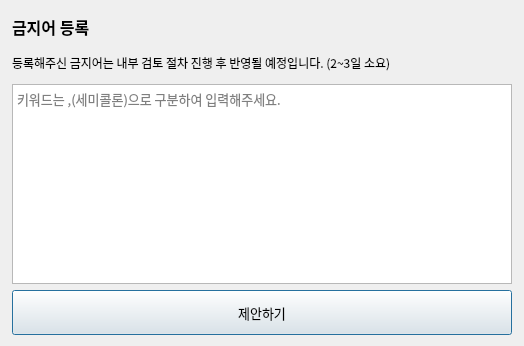
<?xml version="1.0" encoding="UTF-8"?>
<ui version="4.0">
 <class>Dialog</class>
 <widget class="QDialog" name="Dialog">
  <property name="geometry">
   <rect>
    <x>0</x>
    <y>0</y>
    <width>524</width>
    <height>346</height>
   </rect>
  </property>
  <property name="sizePolicy">
   <sizepolicy hsizetype="Preferred" vsizetype="Preferred">
    <horstretch>0</horstretch>
    <verstretch>0</verstretch>
   </sizepolicy>
  </property>
  <property name="minimumSize">
   <size>
    <width>524</width>
    <height>346</height>
   </size>
  </property>
  <property name="maximumSize">
   <size>
    <width>524</width>
    <height>346</height>
   </size>
  </property>
  <property name="font">
   <font>
    <family>KoPubWorld돋움체 Medium</family>
    <pointsize>10</pointsize>
   </font>
  </property>
  <property name="windowTitle">
   <string>Dialog</string>
  </property>
  <layout class="QGridLayout" name="gridLayout">
   <item row="0" column="0">
    <layout class="QVBoxLayout" name="verticalLayout">
     <item>
      <widget class="QLabel" name="label">
       <property name="font">
        <font>
         <family>KoPubWorld돋움체 Bold</family>
         <pointsize>12</pointsize>
         <weight>75</weight>
         <bold>true</bold>
        </font>
       </property>
       <property name="text">
        <string>금지어 등록</string>
       </property>
      </widget>
     </item>
     <item>
      <widget class="QLabel" name="label_2">
       <property name="font">
        <font>
         <family>KoPubWorld돋움체 Light</family>
         <pointsize>9</pointsize>
        </font>
       </property>
       <property name="text">
        <string>등록해주신 금지어는 내부 검토 절차 진행 후 반영될 예정입니다. (2~3일 소요)</string>
       </property>
      </widget>
     </item>
     <item>
      <widget class="QTextEdit" name="textEdit_keyword">
       <property name="minimumSize">
        <size>
         <width>500</width>
         <height>200</height>
        </size>
       </property>
       <property name="maximumSize">
        <size>
         <width>500</width>
         <height>200</height>
        </size>
       </property>
       <property name="placeholderText">
        <string>키워드는 ,(세미콜론)으로 구분하여 입력해주세요.</string>
       </property>
      </widget>
     </item>
     <item>
      <widget class="QPushButton" name="pushButton">
       <property name="minimumSize">
        <size>
         <width>500</width>
         <height>45</height>
        </size>
       </property>
       <property name="maximumSize">
        <size>
         <width>500</width>
         <height>16777215</height>
        </size>
       </property>
       <property name="text">
        <string>제안하기</string>
       </property>
      </widget>
     </item>
    </layout>
   </item>
  </layout>
 </widget>
 <resources/>
 <connections>
  <connection>
   <sender>pushButton</sender>
   <signal>clicked()</signal>
   <receiver>Dialog</receiver>
   <slot>complete_interface()</slot>
   <hints>
    <hint type="sourcelabel">
     <x>393</x>
     <y>319</y>
    </hint>
    <hint type="destinationlabel">
     <x>901</x>
     <y>326</y>
    </hint>
   </hints>
  </connection>
 </connections>
 <slots>
  <slot>complete_interface()</slot>
 </slots>
</ui>
